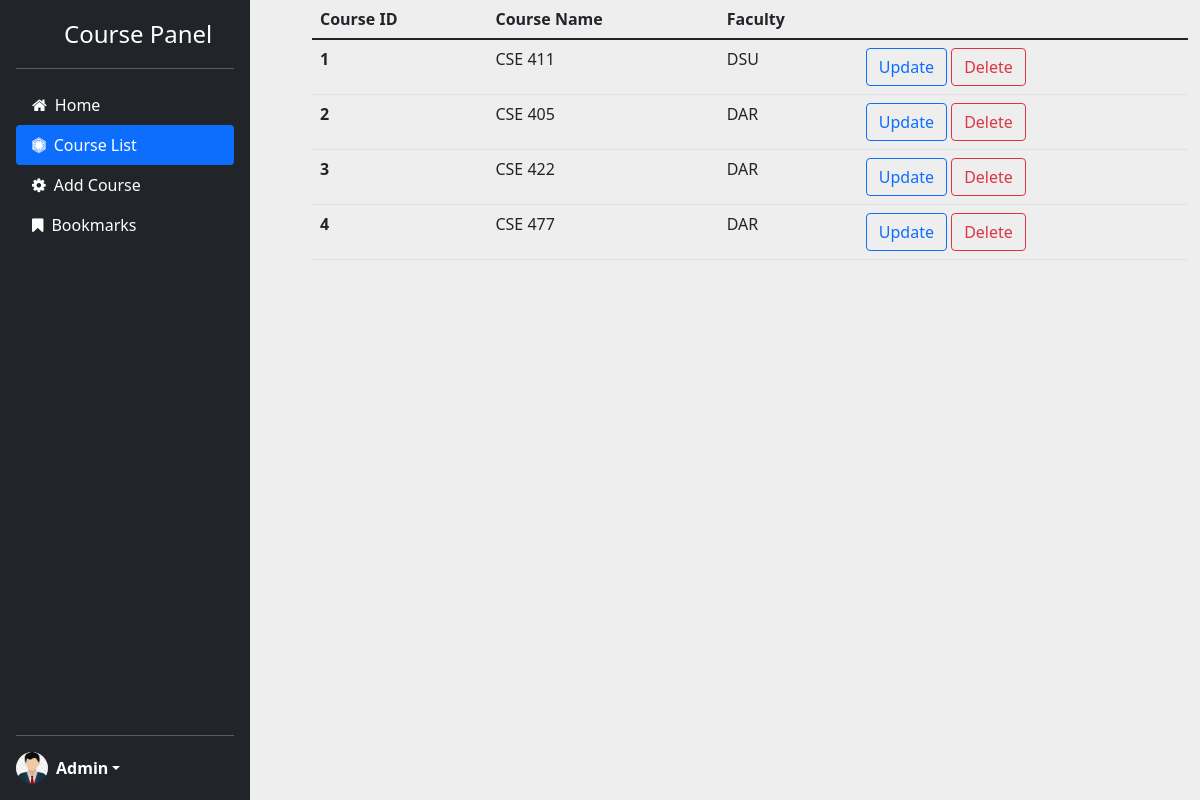
/admin/courselist.php, run on the app's committed database.
### tables this page shows
CREATE TABLE `courses` (
  `c_id` int(30) NOT NULL,
  `name` varchar(255) NOT NULL,
  `id` int(255) NOT NULL
);

CREATE TABLE `faculty` (
  `id` int(11) NOT NULL,
  `fname` text NOT NULL,
  `lname` text NOT NULL,
  `init` varchar(4) NOT NULL,
  `email` varchar(110) NOT NULL,
  `pass` varchar(30) NOT NULL
);

### admin/courselist.php (the view, shortened to what this page needs)
<?php
include('./sidebar_3 c.php');
include('./db_connect.php');
?>
<!DOCTYPE html>
<html lang="en">
<head>
  <link href="https://cdn.jsdelivr.net/npm/bootstrap@5.1.3/dist/css/bootstrap.min.css" rel="stylesheet">
  <link rel="stylesheet" href="https://cdnjs.cloudflare.com/ajax/libs/font-awesome/4.7.0/css/font-awesome.min.css">
  <link rel="stylesheet" type="text/css" href="style.css">
</head>
<body>
  <div class="container col-md-auto offset-3">
    <table class="table">
      <thead>
        <tr>
          <th scope="col">Course ID</th>
          <th scope="col">Course Name</th>
          <th scope="col">Faculty</th>
        </tr>
      </thead>
      <tbody>
        <?php
        $sql = "SELECT
        crs.c_id AS ID,crs.name AS Course_name,f.init AS Faculty
        FROM courses crs JOIN faculty f ON crs.id = f.id";
        $result = mysqli_query($conn, $sql);
        if ($result) {
          while ($row = mysqli_fetch_assoc($result)) {
            $id = $row['ID'];
            $fname1 = $row['Course_name'];
            $faculty = $row['Faculty'];
                 echo ' <tr>
                        <th scope="row">' . $id . '</th>
                        <td>' . $fname1 . '</td>
                        <td>' . $faculty . '</td>
                        <td>
                        <a href="update_c.php?updateid=' . $id . '" class="btn btn-outline-primary btn  tabindex="-1" role="button">Update</a>
                        <a href="delete_c.php?deleteid=' . $id . '" class="btn btn-outline-danger btn " tabindex="-1" role="button">Delete</a>
                        </td>
                    </tr>';
          }
        }
        ?>
      </tbody>
    </table>
  </div>
</body>
</html>

### admin/sidebar_3 c.php (shortened to what this page needs)
<div class="d-flex flex-column vh-100 flex-shrink-0 p-3 text-white bg-dark" style="width: 250px; position:absolute "> <a href="/" class="d-flex align-items-center mb-3 mb-md-0 me-md-auto text-white text-decoration-none"> <svg class="bi me-2" width="40" height="32"> </svg> <span class="fs-4">Course Panel</span> </a>
    <hr>
    <ul class="nav nav-pills flex-column mb-auto">
        <li class="nav-item"> <a href="http://localhost/feval/admin/adminmainpage.php" class="nav-link text-white" aria-current="page"> <i class="fa fa-home"></i><span class="ms-2">Home</span> </a> </li>
        <li> <a href="http://localhost/feval/admin/courselist.php" class="nav-link active"> <i class="fa fa-first-order"></i><span class="ms-2">Course List</span> </a> </li>
        <li> <a href="http://localhost/feval/admin/addcourse.php" class="nav-link text-white"> <i class="fa fa-cog"></i><span class="ms-2">Add Course</span> </a> </li>
        <li> <a href="#" class="nav-link text-white"> <i class="fa fa-bookmark"></i><span class="ms-2">Bookmarks</span> </a> </li>
    </ul>
    <hr>
    <div class="dropdown"> <a href="#" class="d-flex align-items-center text-white text-decoration-none dropdown-toggle" id="dropdownUser1" data-bs-toggle="dropdown" aria-expanded="false"> <img src="admin.jpg" alt="" width="32" height="32" class="rounded-circle me-2"> <strong> Admin </strong> </a>
    </div>
</div>

### admin/style.css (style rules this page uses)
* { margin: 0; padding: 0; }
body { background-color: #eee }
.nav-link .fa { transition: all 1s }

### data on the page
courses: c_id "1", name "CSE 411", faculty.init "DSU"
courses: c_id "2", name "CSE 405", faculty.init "DAR"
courses: c_id "3", name "CSE 422", faculty.init "DAR"
courses: c_id "4", name "CSE 477", faculty.init "DAR"
